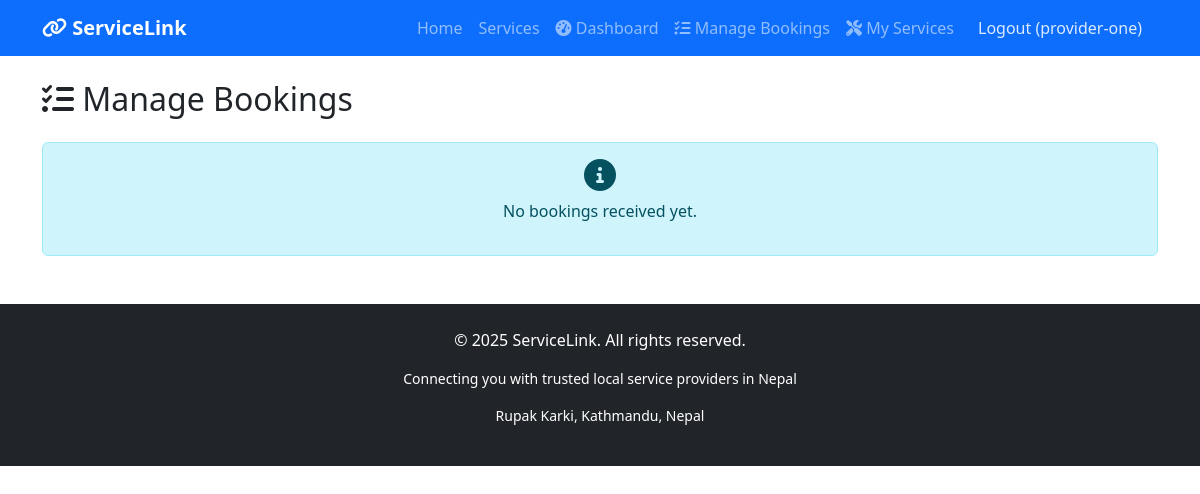
The app's page /services/manage-bookings/ (signed in), older data.
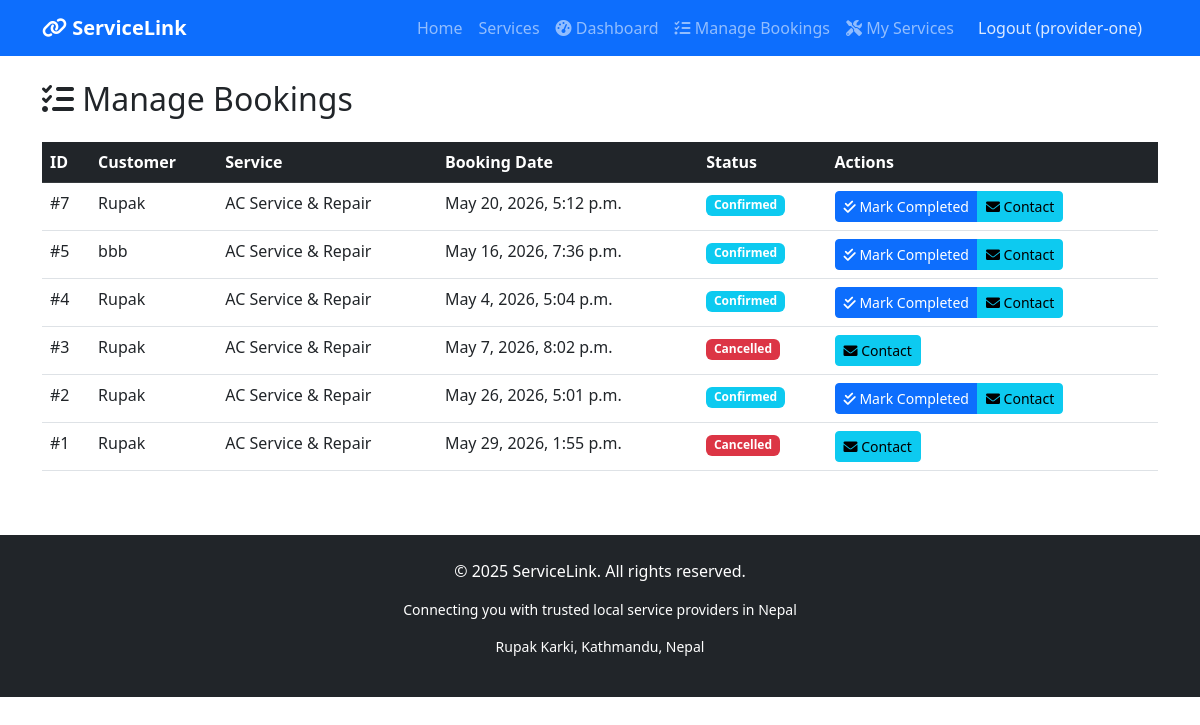
The same page, newer data.
### services/models.py (models this page shows, shortened)
class Booking(models.Model):
    STATUS_CHOICES = [
        ('pending', 'Pending'),
        ('confirmed', 'Confirmed'),
        ('completed', 'Completed'),
        ('cancelled', 'Cancelled'),
    ]
    service = models.ForeignKey(Service, on_delete=models.CASCADE, related_name='bookings')
    customer = models.ForeignKey(User, on_delete=models.CASCADE, related_name='bookings')
    booking_date = models.DateTimeField()
    special_requests = models.TextField(blank=True)
    status = models.CharField(max_length=20, choices=STATUS_CHOICES, default='pending')
    created_at = models.DateTimeField(auto_now_add=True)
    updated_at = models.DateTimeField(auto_now=True)
    class Meta:
        ordering = ['-created_at']

class Service(models.Model):
    title = models.CharField(max_length=200)
    description = models.TextField()
    price = models.DecimalField(max_digits=10, decimal_places=2)
    category = models.ForeignKey(Category, on_delete=models.CASCADE)
    provider = models.ForeignKey(User, on_delete=models.CASCADE, related_name='services')
    image = models.ImageField(upload_to='services/', blank=True, null=True)
    location = models.CharField(max_length=200, blank=True)
    is_available = models.BooleanField(default=True)
    created_at = models.DateTimeField(auto_now_add=True)

### services/views.py (the view)
# urls.py: path('manage-bookings/', views.manage_bookings, name='manage_bookings'),  # Added this
@login_required
def manage_bookings(request):
    if request.user.profile.user_type != 'provider':
        messages.error(request, 'Access denied. Provider only area.')
        return redirect('dashboard')
    bookings = Booking.objects.filter(service__provider=request.user)
    return render(request, 'services/manage_bookings.html', {
        'bookings': bookings
    })

### services/templates/services/manage_bookings.html
{% extends 'base.html' %}
{% block content %}
<div class="container mt-4">
    <h2 class="mb-4"><i class="fas fa-tasks"></i> Manage Bookings</h2>
    {% if bookings %}
        <div class="table-responsive">
            <table class="table table-hover">
                <thead class="table-dark">
                    <tr>
                        <th>ID</th>
                        <th>Customer</th>
                        <th>Service</th>
                        <th>Booking Date</th>
                        <th>Status</th>
                        <th>Actions</th>
                    </tr>
                </thead>
                <tbody>
                    {% for booking in bookings %}
                    <tr>
                        <td>#{{ booking.id }}</td>
                        <td>{{ booking.customer.username }}</td>
                        <td>{{ booking.service.title|truncatechars:30 }}</td>
                        <td>{{ booking.booking_date|date:"M j, Y, g:i a" }}</td>
                        <td>
                            <span class="badge {% if booking.status == 'pending' %}bg-warning
                                               {% elif booking.status == 'confirmed' %}bg-info
                                               {% elif booking.status == 'completed' %}bg-success
                                               {% else %}bg-danger{% endif %}">
                                {{ booking.status|title }}
                            </span>
                        </td>
                        <td>
                            <div class="btn-group btn-group-sm">
                                {% if booking.status == 'pending' %}
                                    <a href="{% url 'update_booking_status' booking.id 'confirmed' %}" class="btn btn-success">
                                        <i class="fas fa-check"></i> Accept
                                    </a>
                                    <a href="{% url 'update_booking_status' booking.id 'cancelled' %}" class="btn btn-danger">
                                        <i class="fas fa-times"></i> Reject
                                    </a>
                                {% elif booking.status == 'confirmed' %}
                                    <a href="{% url 'update_booking_status' booking.id 'completed' %}" class="btn btn-primary">
                                        <i class="fas fa-check-double"></i> Mark Completed
                                    </a>
                                {% endif %}
                                <a href="#" class="btn btn-info" onclick="alert('Contact: {{ booking.customer.email }}')">
                                    <i class="fas fa-envelope"></i> Contact
                                </a>
                            </div>
                        </td>
                    </tr>
                    {% endfor %}
                </tbody>
            </table>
        </div>
    {% else %}
        <div class="alert alert-info text-center">
            <i class="fas fa-info-circle fa-2x mb-2"></i>
            <p>No bookings received yet.</p>
        </div>
    {% endif %}
</div>
{% endblock %}

Row changes from the older to the newer data that the page shows:
added Booking: id "7", customer.username "Rupak", service "AC Service & Repair", booking_date "May 20, 2026, 5:12 p.m.", status "Confirmed", shows "Mark Completed"
now on this page (row edited): Booking: id "5", customer.username "bbb", service "AC Service & Repair", booking_date "May 16, 2026, 7:36 p.m.", status "Confirmed", shows "Mark Completed"
now on this page (row edited): Booking: id "4", customer.username "Rupak", service "AC Service & Repair", booking_date "May 4, 2026, 5:04 p.m.", status "Confirmed", shows "Mark Completed"
now on this page (row edited): Booking: id "3", customer.username "Rupak", service "AC Service & Repair", booking_date "May 7, 2026, 8:02 p.m.", status "Cancelled"
now on this page (row edited): Booking: id "2", customer.username "Rupak", service "AC Service & Repair", booking_date "May 26, 2026, 5:01 p.m.", status "Confirmed", shows "Mark Completed"
now on this page (row edited): Booking: id "1", customer.username "Rupak", service "AC Service & Repair", booking_date "May 29, 2026, 1:55 p.m.", status "Cancelled"
Text that changed along with them:
text no longer shown: "No bookings received yet."
text now shown: "ID Customer Service Booking Date Status Actions"
